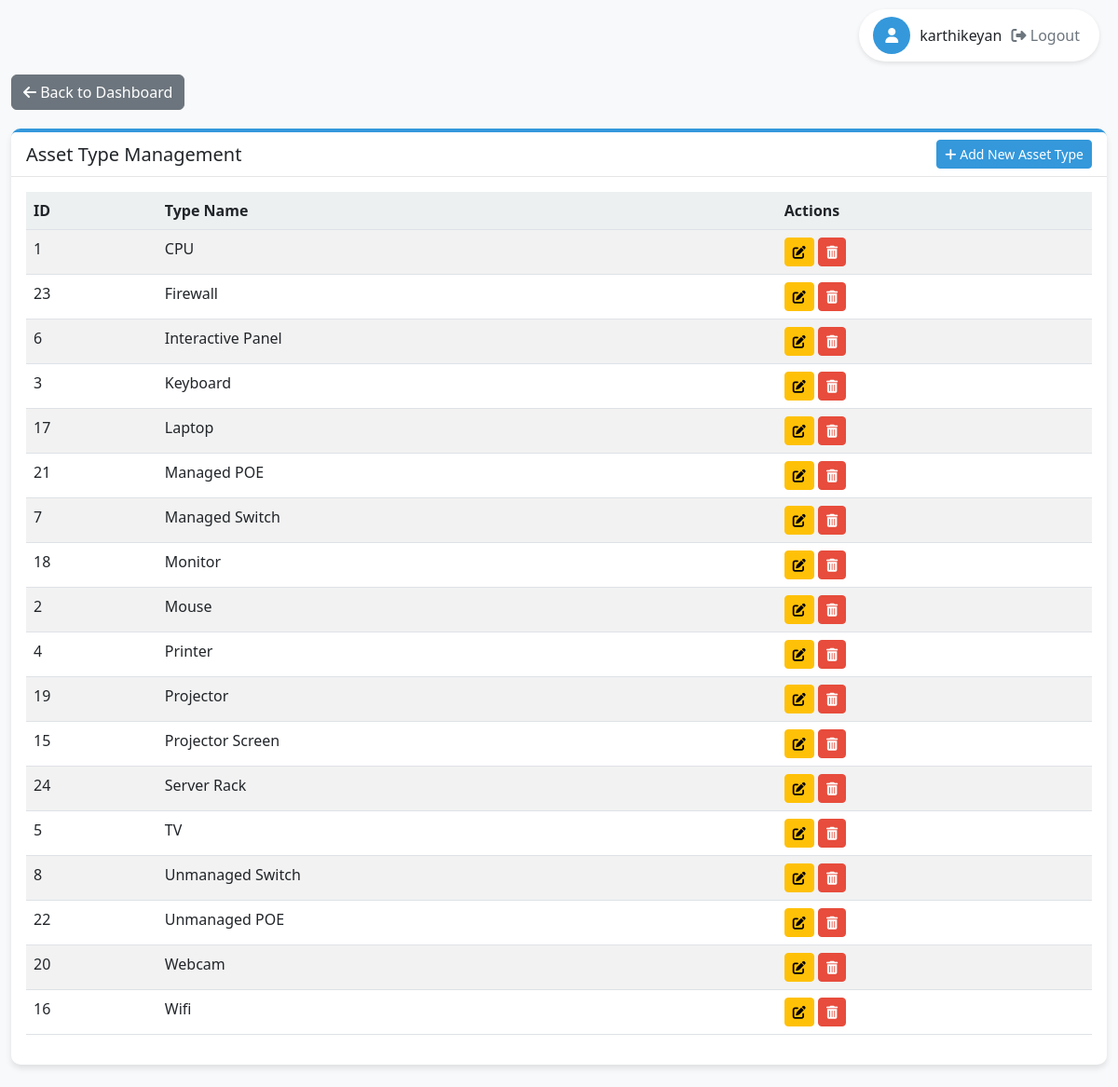
Page /manage_astty.php (signed in) on the committed database.
### tables this page shows
CREATE TABLE `employee` (
  `emp_id` int(11) NOT NULL,
  `emp_code` varchar(20) DEFAULT NULL,
  `emp_name` varchar(100) DEFAULT NULL,
  `email` varchar(100) DEFAULT NULL,
  `password` varchar(255) DEFAULT NULL,
  `designation` enum('Lead','Sr SA','SA','IT_Admin','Lab_incharge','HOD','FI','User') DEFAULT NULL,
  `department` varchar(100) DEFAULT NULL,
  `status` enum('Active','Inactive') DEFAULT 'Active'
);

CREATE TABLE `asset_type` (
  `type_id` int(11) NOT NULL,
  `type_name` varchar(50) DEFAULT NULL
);

### manage_astty.php (the view, shortened to what this page needs)
<?php
require_once 'config.php';
$currentUserName = "User";
$user_designation = null;
$user_id = $_SESSION['user_id'];
$query = "SELECT emp_name, designation FROM employee WHERE emp_id = ?";
if ($stmt = $conn->prepare($query)) {
    $stmt->bind_param("i", $user_id);
    $stmt->execute();
    $result = $stmt->get_result();
    if ($result->num_rows > 0) {
        $user = $result->fetch_assoc();
        $currentUserName = $user['emp_name'];
        $user_designation = $user['designation'];
    }
}
$is_admin = in_array($user_designation, ['Lead', 'Sr SA', 'IT_Admin']);
$assetTypes = [];
$query = "SELECT * FROM asset_type ORDER BY type_name ASC";
$result = $conn->query($query);
if ($result) {
    $assetTypes = $result->fetch_all(MYSQLI_ASSOC);
}
?>
<!DOCTYPE html>
<html lang="en">
<head>
    <link href="https://cdn.jsdelivr.net/npm/bootstrap@5.3.0/dist/css/bootstrap.min.css" rel="stylesheet">
    <link rel="stylesheet" href="https://cdnjs.cloudflare.com/ajax/libs/font-awesome/6.4.0/css/all.min.css">
</head>
<body>
    <div class="user-info">
        <div class="user-icon">
            <i class="fas fa-user"></i>
        </div>
        <div>
            <span><?php echo htmlspecialchars($currentUserName); ?></span>
            <form action="logout.php" method="post" style="display: inline;">
                <button type="submit" class="logout-btn">
                    <i class="fas fa-sign-out-alt"></i> Logout
                </button>
            </form>
        </div>
    </div>
    <div class="container">
        <div class="back-btn-container">
            <a href="dashboard.php" class="btn btn-secondary">
                <i class="fas fa-arrow-left"></i> Back to Dashboard
            </a>
        </div>
        <div class="card mb-4">
            <div class="card-header d-flex justify-content-between align-items-center">
                <h5 class="mb-0">Asset Type Management</h5>
                <?php if ($is_admin): ?>
                    <a href="add_astty.php" class="btn btn-primary btn-sm">
                        <i class="fas fa-plus"></i> Add New Asset Type
                    </a>
                <?php endif; ?>
            </div>
            <div class="card-body">
                <div class="table-responsive">
                    <table class="table table-striped table-hover">
                        <thead>
                            <tr>
                                <th>ID</th>
                                <th>Type Name</th>
                                <th>Actions</th>
                            </tr>
                        </thead>
                        <tbody>
                            <?php foreach ($assetTypes as $type): ?>
                                <tr>
                                    <td><?php echo htmlspecialchars($type['type_id']); ?></td>
                                    <td><?php echo htmlspecialchars($type['type_name']); ?></td>
                                    <td class="action-btns">
                                        <?php if ($is_admin): ?>
                                            <a href="edit_astty.php?id=<?php echo $type['type_id']; ?>" class="btn btn-warning btn-sm" title="Edit">
                                                <i class="fas fa-edit"></i>
                                            </a>
                                            <a href="manage_astty.php?action=delete&id=<?php echo $type['type_id']; ?>"
                                               class="btn btn-danger btn-sm"
                                               title="Delete"
                                               onclick="return confirm('Are you sure you want to delete this asset type?');">
                                                <i class="fas fa-trash-alt"></i>
                                            </a>
                                        <?php endif; ?>
                                    </td>
                                </tr>
                            <?php endforeach; ?>
                        </tbody>
                    </table>
                </div>
            </div>
        </div>
    </div>
</body>
</html>

### manage_astty.php (style rules this page uses)
:root { --primary-color: #3498db; --secondary-color: #2980b9; --accent-color: #e74c3c; --light-color: #ecf0f1; --dark-color: #2c3e50; }
body { background-color: #f8f9fa; font-family: 'Segoe UI', Tahoma, Geneva, Verdana, sans-serif; padding-top: 60px; }
.container { max-width: 1200px; margin-top: 20px; }
.card { border-radius: 10px; box-shadow: 0 4px 6px rgba(0,0,0,0.1); border: none; border-top: 4px solid var(--primary-color); }
.card-header { background-color: white; border-bottom: 1px solid rgba(0,0,0,0.1); font-weight: 600; }
.table th { background-color: var(--light-color); }
.btn-primary { background-color: var(--primary-color); border-color: var(--primary-color); }
.btn-danger { background-color: var(--accent-color); border-color: var(--accent-color); }
.user-info { position: fixed; top: 10px; right: 20px; display: flex; align-items: center; gap: 10px; background-color: white; padding: 8px 15px; border-radius: 30px; box-shadow: 0 2px 5px rgba(0,0,0,0.1); z-index: 1000; }
.user-icon { width: 40px; height: 40px; background-color: var(--primary-color); color: white; border-radius: 50%; display: flex; align-items: center; justify-content: center; }
.logout-btn { background: none; border: none; color: #6c757d; cursor: pointer; transition: color 0.3s; }
.action-btns .btn { padding: 0.25rem 0.5rem; font-size: 0.875rem; }
.back-btn-container { margin-bottom: 20px; }

### rows in the picture
employee: emp_name "karthikeyan"
asset_type: type_id "1", type_name "CPU"
asset_type: type_id "23", type_name "Firewall"
asset_type: type_id "6", type_name "Interactive Panel"
asset_type: type_id "3", type_name "Keyboard"
asset_type: type_id "17", type_name "Laptop"
asset_type: type_id "21", type_name "Managed POE"
asset_type: type_id "7", type_name "Managed Switch"
asset_type: type_id "18", type_name "Monitor"
asset_type: type_id "2", type_name "Mouse"
asset_type: type_id "4", type_name "Printer"
asset_type: type_id "19", type_name "Projector"
asset_type: type_id "15", type_name "Projector Screen"
asset_type: type_id "24", type_name "Server Rack"
asset_type: type_id "5", type_name "TV"
asset_type: type_id "8", type_name "Unmanaged Switch"
asset_type: type_id "22", type_name "Unmanaged POE"
asset_type: type_id "20", type_name "Webcam"
asset_type: type_id "16", type_name "Wifi"
